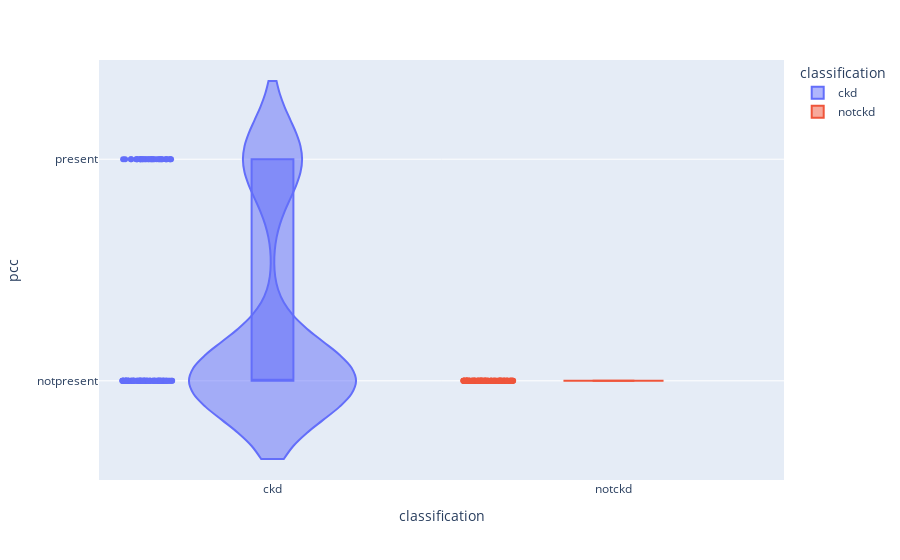

The notebook cell this image was saved under:
### Code cell
violin("pcc")

### Figure 1 — Plotly figure (JSON) as saved in the notebook; plotly's stock layout.template omitted (floating-point values rounded to 4 significant figures; data arrays with more than 128 entries replaced by an {"elided": "..."} marker saying what was removed)
{"data": [{"alignmentgroup": "True", "box": {"visible": true}, "customdata": {"elided": "130x19 mixed values"}, "hovertemplate": "classification=%{customdata[18]}<br>pcc=%{customdata[6]}<br>age=%{customdata[0]}<br>bp=%{customdata[1]}<br>sg=%{customdata[2]}<br>al=%{customdata[3]}<br>su=%{customdata[4]}<br>pc=%{customdata[5]}<br>ba=%{customdata[7]}<br>bgr=%{customdata[8]}<br>bu=%{customdata[9]}<br>sc=%{customdata[10]}<br>hemo=%{customdata[11]}<br>htn=%{customdata[12]}<br>dm=%{customdata[13]}<br>cad=%{customdata[14]}<br>appet=%{customdata[15]}<br>pe=%{customdata[16]}<br>ane=%{customdata[17]}<extra></extra>", "legendgroup": "ckd", "marker": {"color": "#636efa"}, "name": "ckd", "offsetgroup": "ckd", "orientation": "v", "points": "all", "scalegroup": "True", "showlegend": true, "type": "violin", "x": {"elided": "130 str values"}, "x0": " ", "xaxis": "x", "y": {"elided": "130 str values"}, "y0": " ", "yaxis": "y"}, {"alignmentgroup": "True", "box": {"visible": true}, "customdata": {"elided": "121x19 mixed values"}, "hovertemplate": "classification=%{customdata[18]}<br>pcc=%{customdata[6]}<br>age=%{customdata[0]}<br>bp=%{customdata[1]}<br>sg=%{customdata[2]}<br>al=%{customdata[3]}<br>su=%{customdata[4]}<br>pc=%{customdata[5]}<br>ba=%{customdata[7]}<br>bgr=%{customdata[8]}<br>bu=%{customdata[9]}<br>sc=%{customdata[10]}<br>hemo=%{customdata[11]}<br>htn=%{customdata[12]}<br>dm=%{customdata[13]}<br>cad=%{customdata[14]}<br>appet=%{customdata[15]}<br>pe=%{customdata[16]}<br>ane=%{customdata[17]}<extra></extra>", "legendgroup": "notckd", "marker": {"color": "#EF553B"}, "name": "notckd", "offsetgroup": "notckd", "orientation": "v", "points": "all", "scalegroup": "True", "showlegend": true, "type": "violin", "x": ["notckd", "notckd", "notckd", "notckd", "notckd", "notckd", "notckd", "notckd", "notckd", "notckd", "notckd", "notckd", "notckd", "notckd", "notckd", "notckd", "notckd", "notckd", "notckd", "notckd", "notckd", "notckd", "notckd", "notckd", "notckd", "notckd", "notckd", "notckd", "notckd", "notckd", "notckd", "notckd", "notckd", "notckd", "notckd", "notckd", "notckd", "notckd", "notckd", "notckd", "notckd", "notckd", "notckd", "notckd", "notckd", "notckd", "notckd", "notckd", "notckd", "notckd", "notckd", "notckd", "notckd", "notckd", "notckd", "notckd", "notckd", "notckd", "notckd", "notckd", "notckd", "notckd", "notckd", "notckd", "notckd", "notckd", "notckd", "notckd", "notckd", "notckd", "notckd", "notckd", "notckd", "notckd", "notckd", "notckd", "notckd", "notckd", "notckd", "notckd", "notckd", "notckd", "notckd", "notckd", "notckd", "notckd", "notckd", "notckd", "notckd", "notckd", "notckd", "notckd", "notckd", "notckd", "notckd", "notckd", "notckd", "notckd", "notckd", "notckd", "notckd", "notckd", "notckd", "notckd", "notckd", "notckd", "notckd", "notckd", "notckd", "notckd", "notckd", "notckd", "notckd", "notckd", "notckd", "notckd", "notckd", "notckd", "notckd", "notckd", "notckd"], "x0": " ", "xaxis": "x", "y": ["notpresent", "notpresent", "notpresent", "notpresent", "notpresent", "notpresent", "notpresent", "notpresent", "notpresent", "notpresent", "notpresent", "notpresent", "notpresent", "notpresent", "notpresent", "notpresent", "notpresent", "notpresent", "notpresent", "notpresent", "notpresent", "notpresent", "notpresent", "notpresent", "notpresent", "notpresent", "notpresent", "notpresent", "notpresent", "notpresent", "notpresent", "notpresent", "notpresent", "notpresent", "notpresent", "notpresent", "notpresent", "notpresent", "notpresent", "notpresent", "notpresent", "notpresent", "notpresent", "notpresent", "notpresent", "notpresent", "notpresent", "notpresent", "notpresent", "notpresent", "notpresent", "notpresent", "notpresent", "notpresent", "notpresent", "notpresent", "notpresent", "notpresent", "notpresent", "notpresent", "notpresent", "notpresent", "notpresent", "notpresent", "notpresent", "notpresent", "notpresent", "notpresent", "notpresent", "notpresent", "notpresent", "notpresent", "notpresent", "notpresent", "notpresent", "notpresent", "notpresent", "notpresent", "notpresent", "notpresent", "notpresent", "notpresent", "notpresent", "notpresent", "notpresent", "notpresent", "notpresent", "notpresent", "notpresent", "notpresent", "notpresent", "notpresent", "notpresent", "notpresent", "notpresent", "notpresent", "notpresent", "notpresent", "notpresent", "notpresent", "notpresent", "notpresent", "notpresent", "notpresent", "notpresent", "notpresent", "notpresent", "notpresent", "notpresent", "notpresent", "notpresent", "notpresent", "notpresent", "notpresent", "notpresent", "notpresent", "notpresent", "notpresent", "notpresent", "notpresent", "notpresent"], "y0": " ", "yaxis": "y"}], "layout": {"legend": {"title": {"text": "classification"}, "tracegroupgap": 0}, "margin": {"t": 60}, "violinmode": "overlay", "xaxis": {"anchor": "y", "categoryarray": ["ckd", "notckd"], "categoryorder": "array", "domain": [0, 1], "title": {"text": "classification"}}, "yaxis": {"anchor": "x", "domain": [0, 1], "title": {"text": "pcc"}}}}
